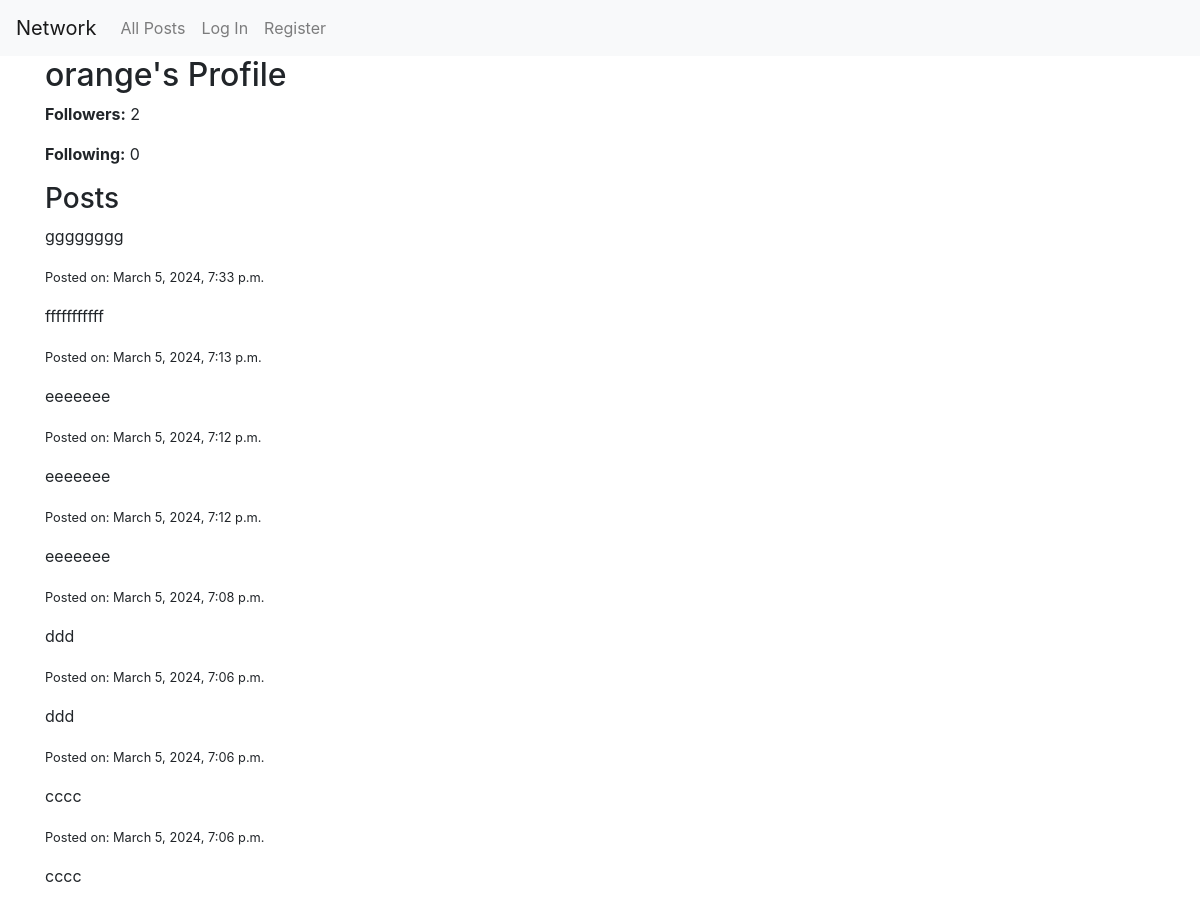
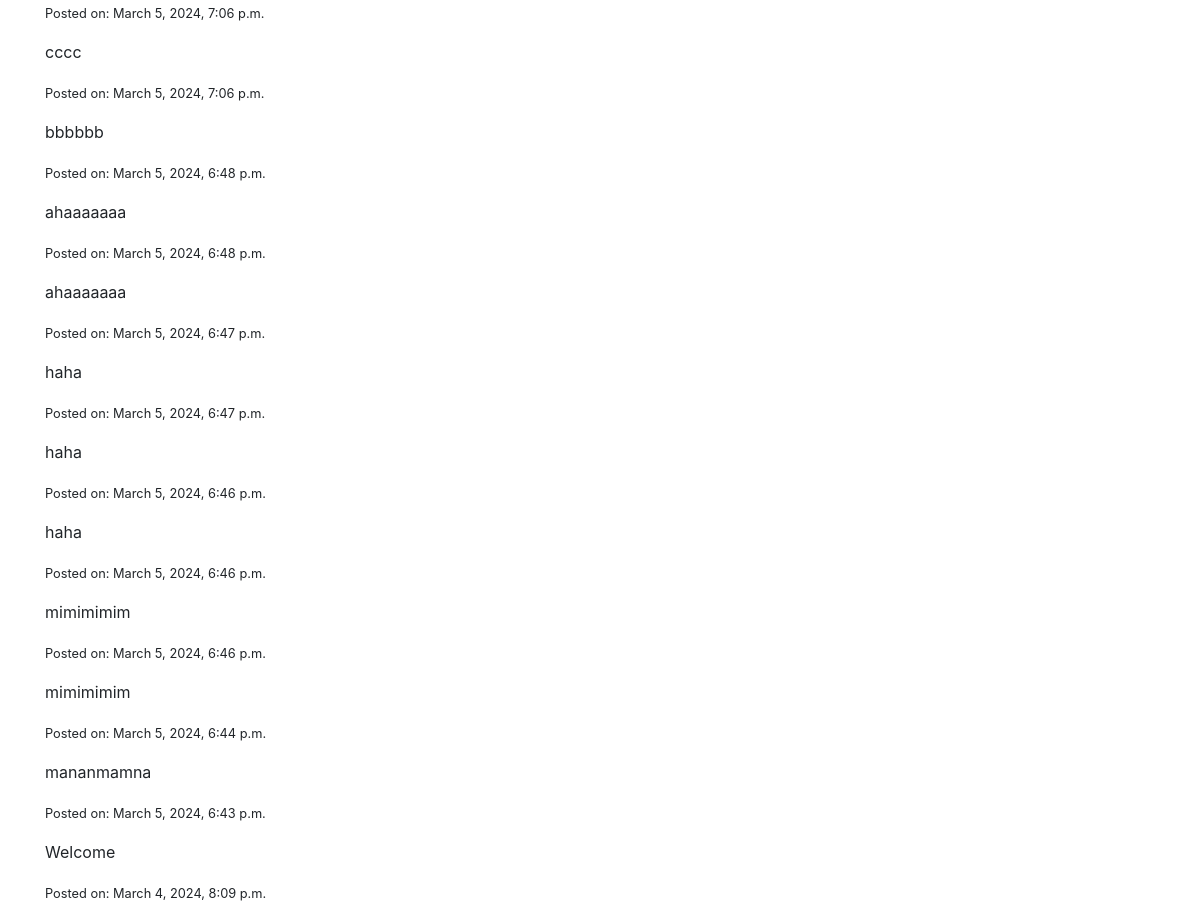
Page /profile/orange on the committed database (2 pictures, top to bottom).
### network/models.py (models this page shows, shortened)
class User(AbstractUser):
    pass

class Post(models.Model):
    user = models.ForeignKey(User, on_delete=models.CASCADE)
    content = models.TextField()
    created_at = models.DateTimeField(auto_now_add=True)

### network/views.py (the view)
# urls.py: path('profile/<str:username>', views.profile, name='profile'),
def profile(request, username):
    user = User.objects.get(username=username)
    posts = Post.objects.filter(user=user).order_by('-created_at')
    is_following = False
    if request.user.is_authenticated and Follow.objects.filter(follower=request.user, followed=user).exists():
        is_following = True
    followers_count = Follow.objects.filter(followed=user).count()
    following_count = Follow.objects.filter(follower=user).count()
    return render(request, 'network/profile.html', {
        'user_profile': user,
        'posts': posts,
        'is_following': is_following,
        'followers_count': followers_count,
        'following_count': following_count
    })

### network/templates/network/profile.html (shortened to what this page needs)
{% extends 'network/layout.html' %}
{% load static %}
{% block body %}
<div class="container">
    <div class="profile-header">
        <h2>{{ user_profile.username }}'s Profile</h2>
        <p><strong>Followers:</strong> <span id="followers-count">{{ followers_count }}</span></p>
        <p><strong>Following:</strong> {{ following_count }}</p>
    </div>
    <div class="posts-list">
        <h3>Posts</h3>
        {% for post in posts %}
            <div class="post">
                <p>{{ post.content }}</p>
                <p><small>Posted on: {{ post.created_at }}</small></p>
            </div>
        {% endfor %}
    </div>
</div>
{% endblock %}

### rows in the picture
User: username "orange"
Post: content "gggggggg", created_at "March 5, 2024, 7:33 p.m."
Post: content "fffffffffff", created_at "March 5, 2024, 7:13 p.m."
Post: content "eeeeeee", created_at "March 5, 2024, 7:12 p.m."
Post: content "eeeeeee", created_at "March 5, 2024, 7:12 p.m."
Post: content "eeeeeee", created_at "March 5, 2024, 7:08 p.m."
Post: content "ddd", created_at "March 5, 2024, 7:06 p.m."
Post: content "ddd", created_at "March 5, 2024, 7:06 p.m."
Post: content "cccc", created_at "March 5, 2024, 7:06 p.m."
Post: content "cccc", created_at "March 5, 2024, 7:06 p.m."
Post: content "cccc", created_at "March 5, 2024, 7:06 p.m."
Post: content "bbbbbb", created_at "March 5, 2024, 6:48 p.m."
Post: content "ahaaaaaaa", created_at "March 5, 2024, 6:48 p.m."
Post: content "ahaaaaaaa", created_at "March 5, 2024, 6:47 p.m."
Post: content "haha", created_at "March 5, 2024, 6:47 p.m."
Post: content "haha", created_at "March 5, 2024, 6:46 p.m."
Post: content "haha", created_at "March 5, 2024, 6:46 p.m."
Post: content "mimimimim", created_at "March 5, 2024, 6:46 p.m."
Post: content "mimimimim", created_at "March 5, 2024, 6:44 p.m."
Post: content "mananmamna", created_at "March 5, 2024, 6:43 p.m."
Post: content "Welcome", created_at "March 4, 2024, 8:09 p.m."

### other values in the picture
{{ followers_count }} "2"
{{ following_count }} "0"
